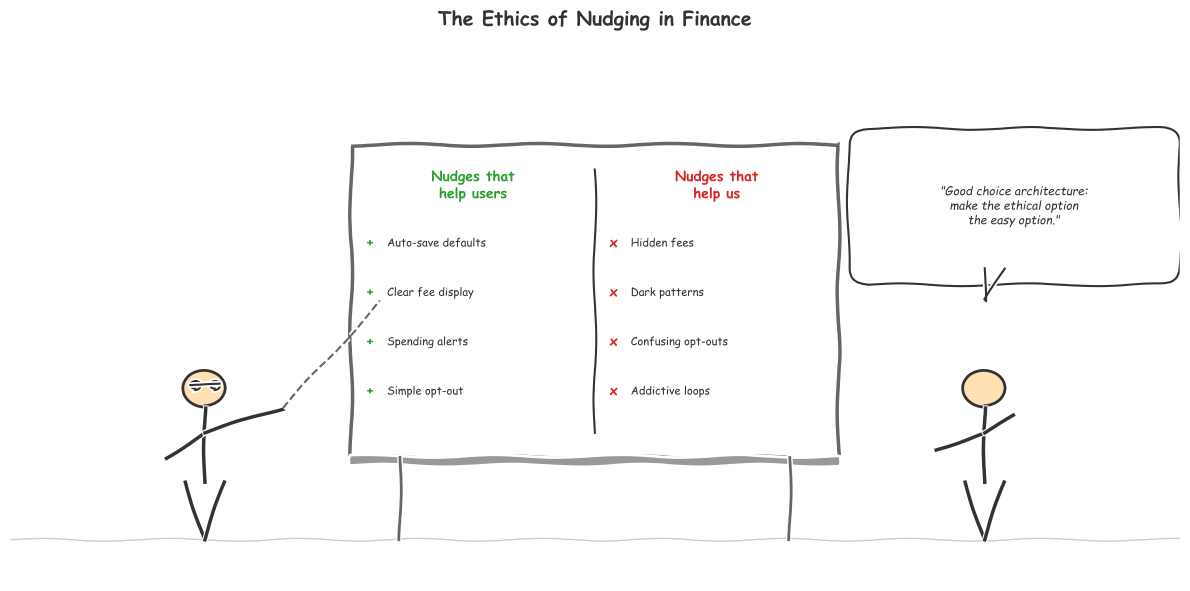

The Python source for this figure:
"""
Figure 12: Closing Cartoon
XKCD-style cartoon: Designer at whiteboard with nudge ethics columns.
"""
import sys
import os
sys.path.insert(0, os.path.join(os.path.dirname(__file__), '..', '..', '_shared'))

import matplotlib
matplotlib.use('Agg')
import matplotlib.pyplot as plt
import matplotlib.patches as mpatches
from matplotlib.patches import FancyBboxPatch, Rectangle
import numpy as np

try:
    from chart_styles import V4_COLORS, apply_v4_style, save_chart
except ImportError:
    V4_COLORS = {
        'MLPURPLE': '#9467BD', 'MLBLUE': '#1F77B4', 'MLRED': '#D62728',
        'MLORANGE': '#FF7F0E', 'MLGREEN': '#2CA02C', 'MLGRAY': '#7F7F7F',
        'MLTEAL': '#0D7377', 'MLCYAN': '#14BDEB', 'MLYELLOW': '#BCBD22',
        'MLPINK': '#E377C2', 'MLBROWN': '#8C564B',
    }
    def apply_v4_style(ax, title='', xlabel='', ylabel=''):
        ax.set_title(title, fontsize=14, fontweight='bold', pad=15, color='#333333')
        if xlabel: ax.set_xlabel(xlabel, fontsize=11, color='#555555')
        if ylabel: ax.set_ylabel(ylabel, fontsize=11, color='#555555')
        ax.spines['top'].set_visible(False)
        ax.spines['right'].set_visible(False)
        ax.spines['left'].set_color('#CCCCCC')
        ax.spines['bottom'].set_color('#CCCCCC')
        ax.tick_params(colors='#555555', labelsize=9)
        ax.set_facecolor('white')
        return ax
    def save_chart(fig, filename='cartoon.pdf', dpi=300):
        fig.tight_layout()
        fig.savefig(filename, format='pdf', bbox_inches='tight', dpi=dpi, facecolor='white')
        plt.close(fig)
        print(f'Saved: {filename}')

CHART_METADATA = {
    'title': 'Closing Cartoon: Ethical Choice Architecture',
    'type': 'cartoon',
    'section': 'Closing',
    'lecture_number': 2,
}

with plt.xkcd():
    fig, ax = plt.subplots(1, 1, figsize=(12, 6))
    ax.set_xlim(0, 12)
    ax.set_ylim(0, 6.5)
    ax.axis('off')
    fig.patch.set_facecolor('white')

    # Ground line
    ax.plot([0, 12], [0.5, 0.5], color='#CCCCCC', linewidth=1)

    # === WHITEBOARD ===
    wb_x, wb_y = 3.5, 1.5
    wb_w, wb_h = 5.0, 3.8
    # Board frame
    ax.add_patch(Rectangle((wb_x, wb_y), wb_w, wb_h,
                            facecolor='white', edgecolor='#666666', linewidth=2.5))
    # Board legs
    ax.plot([wb_x + 0.5, wb_x + 0.5], [wb_y, 0.5], color='#666666', linewidth=2)
    ax.plot([wb_x + wb_w - 0.5, wb_x + wb_w - 0.5], [wb_y, 0.5], color='#666666', linewidth=2)
    # Tray
    ax.add_patch(Rectangle((wb_x, wb_y - 0.08), wb_w, 0.08,
                            facecolor='#999999', edgecolor='none'))

    # Dividing line on whiteboard
    ax.plot([wb_x + wb_w / 2, wb_x + wb_w / 2], [wb_y + 0.3, wb_y + wb_h - 0.3],
            color='#333333', linewidth=1.5)

    # Left column header: "Nudges that help users"
    ax.text(wb_x + wb_w * 0.25, wb_y + wb_h - 0.5, 'Nudges that\nhelp users',
            ha='center', va='center', fontsize=10, fontweight='bold',
            color=V4_COLORS['MLGREEN'])

    # Left column items
    left_items = ['Auto-save defaults', 'Clear fee display',
                  'Spending alerts', 'Simple opt-out']
    for i, item in enumerate(left_items):
        yy = wb_y + wb_h - 1.2 - i * 0.6
        ax.text(wb_x + 0.3, yy, f'  {item}', fontsize=8, color='#333333', va='center')
        # Checkmark
        ax.text(wb_x + 0.15, yy, '+', fontsize=10, color=V4_COLORS['MLGREEN'],
                fontweight='bold', va='center')

    # Right column header: "Nudges that help us"
    ax.text(wb_x + wb_w * 0.75, wb_y + wb_h - 0.5, 'Nudges that\nhelp us',
            ha='center', va='center', fontsize=10, fontweight='bold',
            color=V4_COLORS['MLRED'])

    # Right column items
    right_items = ['Hidden fees', 'Dark patterns',
                   'Confusing opt-outs', 'Addictive loops']
    for i, item in enumerate(right_items):
        yy = wb_y + wb_h - 1.2 - i * 0.6
        ax.text(wb_x + wb_w / 2 + 0.3, yy, f'  {item}', fontsize=8, color='#333333', va='center')
        # X mark
        ax.text(wb_x + wb_w / 2 + 0.15, yy, 'x', fontsize=10, color=V4_COLORS['MLRED'],
                fontweight='bold', va='center')

    # === DESIGNER (left of whiteboard) ===
    dx, dy = 2.0, 0.5
    # Legs
    ax.plot([dx, dx - 0.2], [dy, dy + 0.7], color='#333333', linewidth=2.5)
    ax.plot([dx, dx + 0.2], [dy, dy + 0.7], color='#333333', linewidth=2.5)
    # Torso
    ax.plot([dx, dx], [dy + 0.7, dy + 1.6], color='#333333', linewidth=2.5)
    # Arms: right arm pointing at board
    ax.plot([dx, dx - 0.4], [dy + 1.3, dy + 1.0], color='#333333', linewidth=2.5)
    ax.plot([dx, dx + 0.8], [dy + 1.3, dy + 1.6], color='#333333', linewidth=2.5)
    # Pointer line
    ax.plot([dx + 0.8, wb_x + 0.3], [dy + 1.6, wb_y + wb_h / 2], color='#666666',
            linewidth=1.5, linestyle='--')
    # Head
    head = plt.Circle((dx, dy + 1.85), 0.22, facecolor='#FFE0B2',
                       edgecolor='#333333', linewidth=2)
    ax.add_patch(head)
    # Glasses
    ax.plot([dx - 0.15, dx + 0.15], [dy + 1.88, dy + 1.88], color='#333333', linewidth=1.5)
    ax.add_patch(plt.Circle((dx - 0.1, dy + 1.88), 0.06, facecolor='none',
                             edgecolor='#333333', linewidth=1.5))
    ax.add_patch(plt.Circle((dx + 0.1, dy + 1.88), 0.06, facecolor='none',
                             edgecolor='#333333', linewidth=1.5))

    # === COLLEAGUE (right of whiteboard) ===
    cx, cy = 10.0, 0.5
    # Legs
    ax.plot([cx, cx - 0.2], [cy, cy + 0.7], color='#333333', linewidth=2.5)
    ax.plot([cx, cx + 0.2], [cy, cy + 0.7], color='#333333', linewidth=2.5)
    # Torso
    ax.plot([cx, cx], [cy + 0.7, cy + 1.6], color='#333333', linewidth=2.5)
    # Arms (folded/thinking)
    ax.plot([cx, cx - 0.5], [cy + 1.3, cy + 1.1], color='#333333', linewidth=2.5)
    ax.plot([cx, cx + 0.3], [cy + 1.3, cy + 1.5], color='#333333', linewidth=2.5)
    # Head
    head2 = plt.Circle((cx, cy + 1.85), 0.22, facecolor='#FFE0B2',
                        edgecolor='#333333', linewidth=2)
    ax.add_patch(head2)

    # Colleague speech bubble
    bubble = FancyBboxPatch((8.8, 3.8), 3.0, 1.5,
                             boxstyle="round,pad=0.2",
                             facecolor='white', edgecolor='#333333', linewidth=1.5)
    ax.add_patch(bubble)
    ax.text(10.3, 4.55, '"Good choice architecture:\nmake the ethical option\nthe easy option."',
            ha='center', va='center', fontsize=8.5, fontstyle='italic', color='#333333')
    # Bubble tail
    ax.plot([10.0, 10.0, 10.2], [3.8, 3.4, 3.8], color='#333333', linewidth=1.5)

    ax.set_title('The Ethics of Nudging in Finance',
                 fontsize=14, fontweight='bold', pad=15, color='#333333')

output_path = os.path.join(os.path.dirname(__file__), 'cartoon.pdf')
save_chart(fig, output_path)
